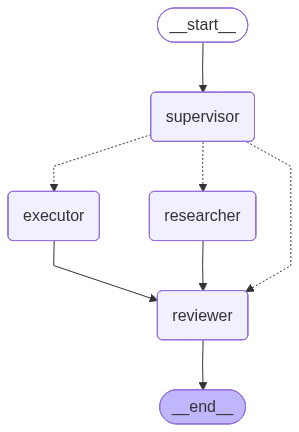

Write the Python code that produced this figure.
from langgraph.graph import StateGraph, START, END
from langgraph.checkpoint.memory import MemorySaver
from langgraph.graph.message import MessagesState
from agents import researcher_agent, executor_agent, reviewer_agent
from supervisor import supervisor_agent

def route_to_agent(state):
    """From supervisor, return state.get('next')  """
    return state.get("next", "reviewer")


workflow = StateGraph(MessagesState)

workflow.add_node("researcher", researcher_agent)
workflow.add_node("executor", executor_agent)
workflow.add_node("reviewer", reviewer_agent)
workflow.add_node("supervisor", supervisor_agent)

workflow.add_edge(START, "supervisor")
workflow.add_conditional_edges("supervisor", route_to_agent, ["researcher", "executor", "reviewer"])
workflow.add_edge("researcher", "reviewer")
workflow.add_edge("executor", "reviewer")
workflow.add_edge("reviewer", END)

graph = workflow.compile(checkpointer=MemorySaver())

if __name__ == "__main__":
    try:
        # Attempt to save as PNG (requires pygraphviz or similar)
        graph.get_graph().draw_mermaid_png(output_file_path="graph.png")
        print("✅ Graph image saved to Week_6_shopguard_api/graph.png")
    except Exception:
        # Fallback: Save as Mermaid text (can be pasted into mermaid.live)
        with open("graph.mermaid", "w") as f:
            f.write(graph.get_graph().draw_mermaid())
        print("✅ Could not generate PNG. Graph saved as Mermaid text to Week_6_shopguard_api/graph.mermaid")
        print("👉 You can paste the content of graph.mermaid into https://mermaid.live to see the diagram.")
